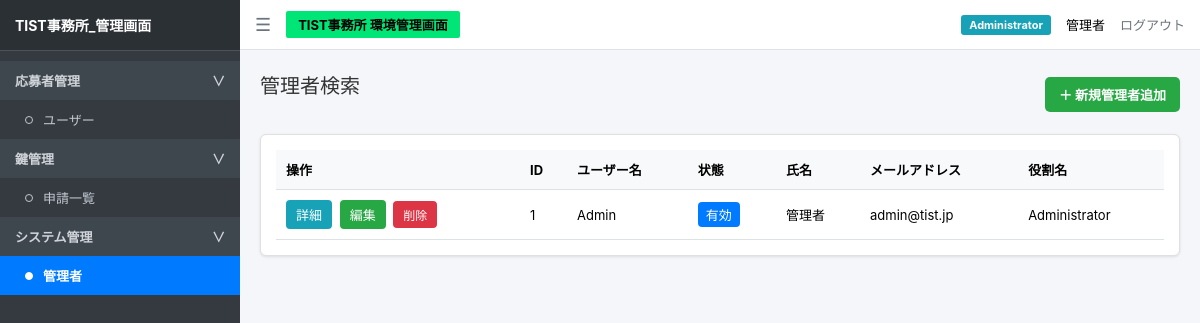
The page /admin/managers (signed in) on the database as committed earlier.
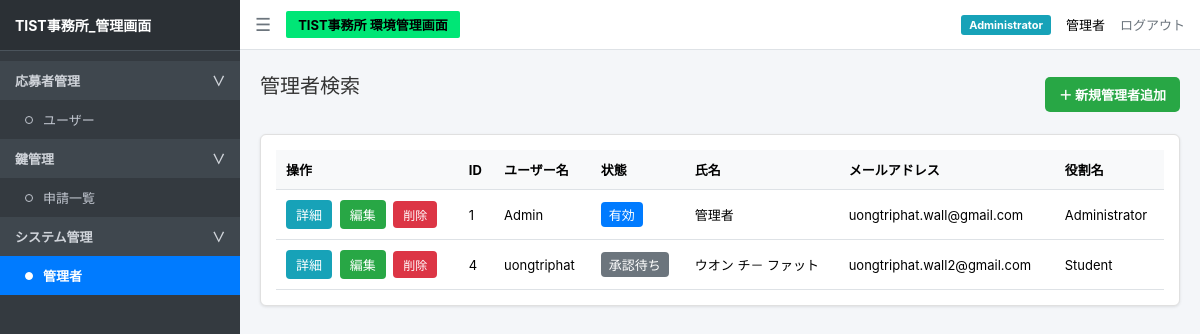
The same page on the database as committed later.
### tables this page shows
CREATE TABLE managers (
            id INTEGER PRIMARY KEY AUTOINCREMENT,
            username TEXT UNIQUE NOT NULL,
            password TEXT,
            name TEXT NOT NULL,
            email TEXT,
            role TEXT NOT NULL,
            status TEXT NOT NULL
        , phone TEXT, student_id TEXT, discord_id TEXT, department TEXT, school_class TEXT);

### app.py (the view)
@app.route("/admin/managers")
def admin_managers():
    if not session.get("logged_in"):
        return redirect("/login")
    conn = sqlite3.connect(app.config["DATABASE"])
    conn.row_factory = sqlite3.Row
    cur = conn.cursor()
    cur.execute("SELECT * FROM managers ORDER BY id ASC")
    rows = cur.fetchall()
    conn.close()
    managers = [dict(row) for row in rows]
    return render_template("managers.html", managers=managers)

### app.py (called while the page is built)
def is_admin():
    return bool(session.get('logged_in') and session.get('role') in ADMIN_ROLES)

@app.before_request
def admin_access_control():
    if session.get('logged_in'):
        with sqlite3.connect(app.config['DATABASE']) as con:
            info = con.execute("SELECT status,role FROM managers WHERE id=?",(session.get('manager_id'),)).fetchone()
        if not info or info[0] != '有効' or info[1] != session.get('role') or not session.get('otp_verified'):
            session.clear()
            return redirect(url_for('login'))
    sensitive = ('/admin', '/users', '/approve/', '/reject/', '/delete/')
    if request.path.startswith(sensitive) and not is_admin():
        return redirect(url_for('login')) if not session.get('logged_in') else ('アクセス権限がありません。', 403)
    if request.path.startswith('/admin/managers') and session.get('role') != 'Administrator':
        return 'アクセス権限がありません。', 403

### templates/managers.html (shortened to what the changed rows need)
<!DOCTYPE html>
<html lang="ja">
<head>
<link rel="stylesheet" href="{{ url_for('static', filename='css/style.css') }}">
</head>
<body>
<div class="main-wrapper">
    <div class="navbar">
        <div class="navbar-right">
            <span class="badge-admin">
                {{ session.get("role", "Administrator") }}
            </span>
            <span>
                {{ session.get("name", "管理者") }}
            </span>
            <a href="/logout" class="logout-btn">
                ログアウト
            </a>
        </div>
    </div>
    <div class="content">
        <div class="manager-toolbar">
            <h2 class="page-title">
                管理者検索
            </h2>
        </div>
        <div class="card">
            <table style="
                width:100%;
                border-collapse:collapse;
                font-size:13px;
                text-align:left;
            ">
                <thead>
                    <tr style="
                        background-color:#f8f9fa;
                        border-bottom:1px solid #dee2e6;
                    ">
                        <th style="padding:10px;">
                            操作
                        </th>
                        <th style="padding:10px;">
                            ID
                        </th>
                        <th style="padding:10px;">
                            ユーザー名
                        </th>
                        <th style="padding:10px;">
                            状態
                        </th>
                        <th style="padding:10px;">
                            氏名
                        </th>
                        <th style="padding:10px;">
                            メールアドレス
                        </th>
                        <th style="padding:10px;">
                            役割名
                        </th>
                    </tr>
                </thead>
                <tbody>
                {% for m in managers %}
                    <tr style="
                        border-bottom:1px solid #dee2e6;
                    ">
                        <td style="padding:10px; white-space:nowrap;">
                            <a
                                href="/admin/managers/{{ m.id }}"
                                class="btn-detail">
                                詳細
                            </a>
                            <a
                                href="/admin/managers/{{ m.id }}/edit"
                                class="btn-edit">
                                編集
                            </a>
                            <a
                                href="/admin/managers/{{ m.id }}/delete"
                                class="btn-delete"
                                onclick="
                                    return confirm(
                                        'この管理者を削除しますか？'
                                    );
                                ">
                                削除
                            </a>
                        </td>
                        <td style="padding:10px;">
                            {{ m.id }}
                        </td>
                        <td style="padding:10px;">
                            {{ m.username }}
                        </td>
                        <td style="padding:10px;">
                            {% if m.status == '有効' %}
                                <span class="status-active">
                                    有効
                                </span>
                            {% else %}
                                <span class="status-disabled">
                                    {{ m.status }}
                                </span>
                            {% endif %}
                        </td>
                        <td style="padding:10px;">
                            {{ m.name }}
                        </td>
                        <td style="padding:10px;">
                            {{ m.email }}
                        </td>
                        <td style="padding:10px;">
                            {{ m.role }}
                        </td>
                    </tr>
                {% endfor %}
                </tbody>
            </table>
        </div>
    </div>
</div>
</body>
</html>

Rows that differ between the two databases and show on the page:
changed managers "Admin": email "admin@tist.jp" → "uongtriphat.wall@gmail.com"
added managers: id "4", username "uongtriphat", status "承認待ち", name "ウオン チ－ ファット", email "uongtriphat.wall2@gmail.com", role "Student"
